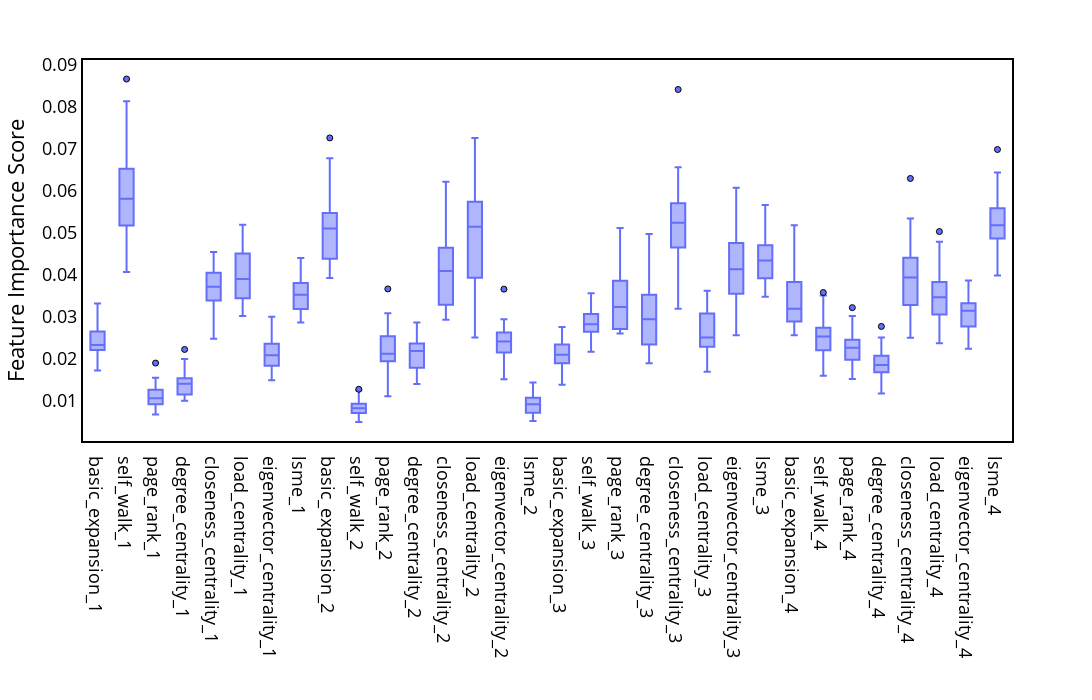

Notebook source saved alongside this figure:
### Code cell
fig = px.box(feat_BZR, x="features", y="importance")

fig.update_layout(paper_bgcolor='white')
fig.update_layout(plot_bgcolor='white')
fig.update_yaxes(color='black')
fig.update_layout(
    yaxis = dict(
        title = "Feature Importance Score",
        zeroline=True,
        showline = True,
        linecolor = 'black',
        mirror=True,
        linewidth = 2
    ),
    xaxis = dict(
        title = "",
        mirror=True,
        zeroline=True,
        showline = True,
        linecolor = 'black',
        linewidth = 2,
    ),
    width=1100,
    height=700,
    font=dict(
    size=18,
    color="black")  
)
fig.update_layout(showlegend=True)
# fig.update_layout(yaxis_range=[0.0,0.35])
# fig.update_xaxes(showgrid=True, gridwidth=2.0, gridcolor='#e3e1e1')
fig.update_yaxes(showgrid=False, gridwidth=0.5, gridcolor='grey')
fig.update_traces(marker_line_color='black', marker_line_width=1.0, opacity=1.0)

fig.show()

### Figure 1 — Plotly figure (JSON) as saved in the notebook; plotly's stock layout.template omitted (floating-point values rounded to 4 significant figures; data arrays with more than 128 entries replaced by an {"elided": "..."} marker saying what was removed)
{"data": [{"alignmentgroup": "True", "hovertemplate": "features=%{x}<br>importance=%{y}<extra></extra>", "legendgroup": "", "marker": {"color": "#636efa", "line": {"color": "black", "width": 1}}, "name": "", "notched": false, "offsetgroup": "", "opacity": 1, "orientation": "v", "showlegend": false, "type": "box", "x": {"elided": "960 str values"}, "x0": " ", "xaxis": "x", "y": {"elided": "960 float values"}, "y0": " ", "yaxis": "y"}], "layout": {"boxmode": "group", "font": {"color": "black", "size": 18}, "height": 700, "legend": {"tracegroupgap": 0}, "margin": {"t": 60}, "paper_bgcolor": "white", "plot_bgcolor": "white", "showlegend": true, "width": 1100, "xaxis": {"anchor": "y", "autorange": true, "domain": [0, 1], "linecolor": "black", "linewidth": 2, "mirror": true, "range": [-0.5, 31.5], "showline": true, "title": {"text": ""}, "type": "category", "zeroline": true}, "yaxis": {"anchor": "x", "autorange": true, "color": "black", "domain": [0, 1], "gridcolor": "grey", "gridwidth": 0.5, "linecolor": "black", "linewidth": 2, "mirror": true, "range": [0.0002751, 0.09115], "showgrid": false, "showline": true, "title": {"text": "Feature Importance Score"}, "type": "linear", "zeroline": true}}}
